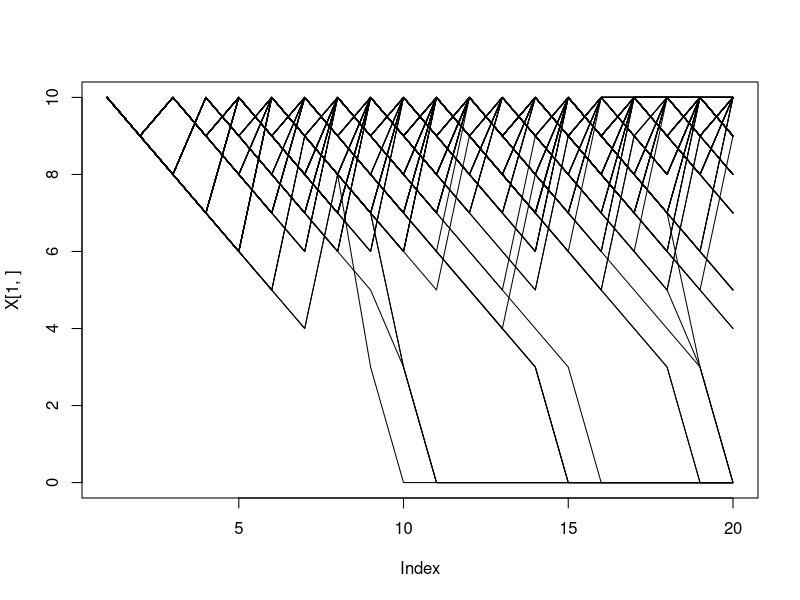
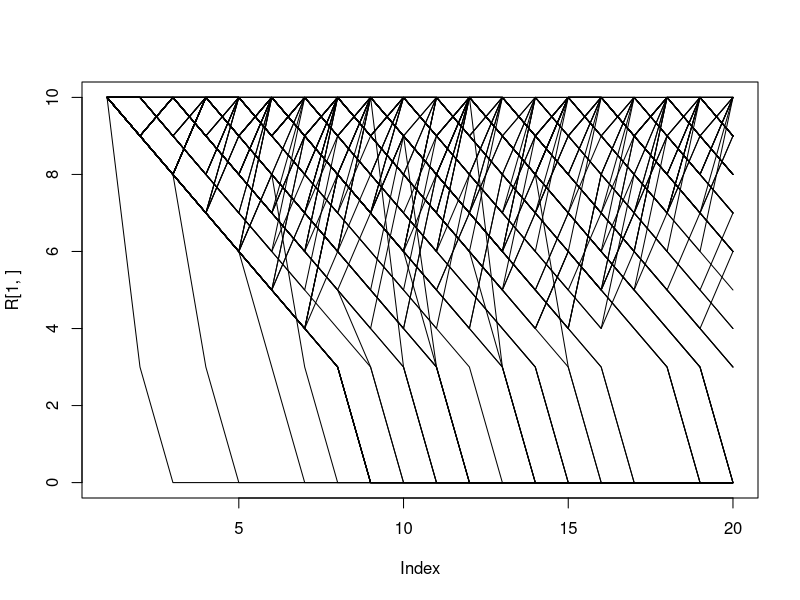

Recreate these plots in R, in order.
# Declare variables
tmax <- 20;
# Critical energetic reserves
xmax <- 10;
xc <- 3;

# Declare patch-specific values for patch/activity i = 1, 2, 3
# Cost
c = c(1,1,1);
# Reward
p = c(0,3,5);
# Prob(death)
d = c(0.0,0.004,0.02);
# Prob(find food)
f = c(1,0.4,0.6);

#Number of activities/patches
np <- length(f);

# Define survival matrix and Decision matrix
S = matrix(0,xmax,tmax);
D = matrix(0,xmax,tmax-1);

# Define the Terminal Survival Function
# S(x,t=tmax) = 0 for x<= xc and S(x,t=tmax) = 1 for x > xc
xbar <- 4;
for (x in 1:xmax) {
  if (x <= xc) {
    S[x,tmax] <- 0;
  } else {
    # S[x,tmax] <- 1;
    S[x,tmax] <- (x - xc)/(x-xc+xbar);
  }
}

#boundary condition function
bc <- function(xvalue) {
  if (xvalue <= xc) {
    xvalue <- xc;
  }
  if (xvalue > xmax) {
    xvalue <- xmax;
  }
  return(xvalue)
}

# Begin backwards calculations Note that the t index is altered by -1
for (t in seq(tmax-1,1,-1)) {
  
  #Evaluate the survival-maximizing activity/patch for each energetic value
  for (x in (xc+1):xmax) {
    
    value <- numeric(np);
    #Calculate the survival probability for each patch
    for (i in 1:np) {
      
      # what is x if you find food
      xp <- x - c[i] + p[i];
      # what is x if you don't find food
      xpp <- x - c[i];
      
      #Boundary conditions!
      xp <- bc(xp);
      xpp <- bc(xpp);
      
      #Calculate the survival probability
      value[i] <- (1-d[i])*f[i]*S[xp,t+1] + (1-d[i])*(1-f[i])*S[xpp,t+1];
    }
    #Now that the values are calculate, which is the largest?
    maxvalue <- max(value);
    #which activity/patch maximizes survival?
    istar <- which(value==maxvalue);
    
    #Now fill in the survival probabilities and decision matrix:
    S[x,t] <- maxvalue;
    D[x,t] <- istar;
    
  }
  
}




#Individual Monte Carlo simulation with fitness-maximizing decision choices


#initalize vectors

n = 100;
X = matrix(0,n,tmax);
R = matrix(0,n,tmax);
#Initial state
X[,1] = xmax;
R[,1] = xmax;


for (t in 1:(tmax-1)) {
  for (i in 1:n) {
    
    state = X[i,t];
    
    rstate = R[i,t];
    
    #Only go through this if the individual is still alive
    if (state > xc) {
      
      #which activity do I choose?
      dec = D[state,t];
      # dec = sample(c(1,2,3),1);
      
      #Do I die during this activity?
      d_draw = runif(1);
      
      #IF you survive, look for food
      if (d_draw > d[dec]) {
        
        #Do I find food during this activity?
        f_draw = runif(1);
        
        if (f_draw < f[dec]) {
          #Do find food
          newstate = state + p[dec] -c[dec];
        } else {
          #Don't find food
          newstate = state - c[dec];
          
        }
        
        #Apply boundary conditions
        newstate = bc(newstate);
        
      } else {
        newstate = xc;
      }
      
      #update state for next time interval
      X[i,t+1] = newstate;
    }
  }
}

plot(X[1,],type='l',ylim=c(0,10))
for (i in 2:n) {
  lines(X[i,])
}

# Individual Monte Carlo simulations with RANDOM activity choices

n = 100;
R = matrix(0,n,tmax);
#Initial state
R[,1] = xmax;


for (t in 1:(tmax-1)) {
  for (i in 1:n) {
    
    state = R[i,t];
    
    #Only go through this if the individual is still alive
    if (state > xc) {
      
      #which activity do I choose?
      # dec = D[state,t];
      dec = sample(c(1,2,3),1);
      
      #Do I die during this activity?
      d_draw = runif(1);
      
      #IF you survive, look for food
      if (d_draw > d[dec]) {
        
        #Do I find food during this activity?
        f_draw = runif(1);
        
        if (f_draw < f[dec]) {
          #Do find food
          newstate = state + p[dec] -c[dec];
        } else {
          #Don't find food
          newstate = state - c[dec];
          
        }
        
        #Apply boundary conditions
        newstate = bc(newstate);
        
      } else {
        newstate = xc;
      }
      
      #update state for next time interval
      R[i,t+1] = newstate;
    }
  }
}

plot(R[1,],type='l',ylim=c(0,10))
for (i in 2:n) {
  lines(R[i,])
}
